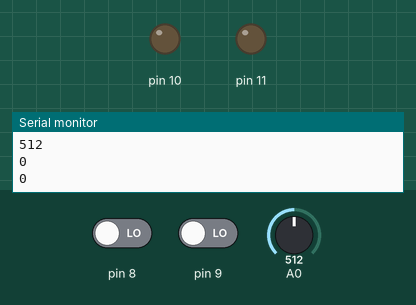
Bench run of a sketch on a simulated Arduino Uno, built with avr-gcc and run on an emulated ATmega328P. On the bench: output pins drawn as LEDs (lit = HIGH), the last lines printed to the serial monitor. The test bench sets the inputs (shaded band); at power-on: pin 8 LOW, pin 9 LOW, A0 = 512.

Above: at 1.2 s.
1.3 s: pin 8 driven HIGH
At 2.5 s:
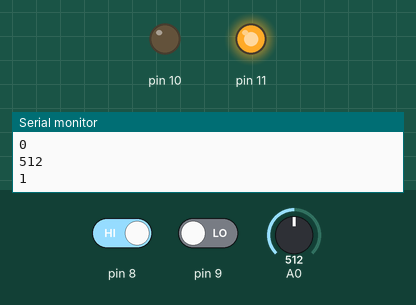
2.8 s: pin 9 driven HIGH
At 3.8 s:
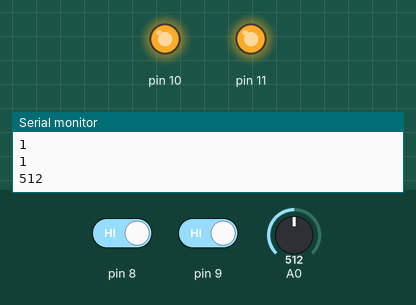
4.3 s: pin 8 driven LOW
At 4.9 s:
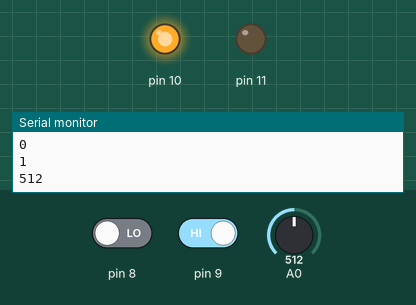
5.8 s: pin 9 driven LOW
At 7.1 s:
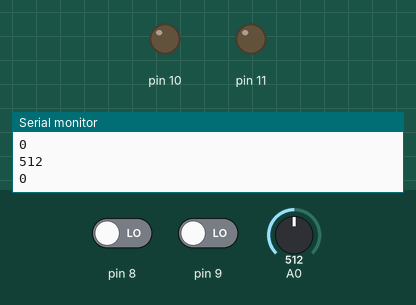
Timing chart, 0 to 8.3 s (numbered marks = the images above; inputs shaded):
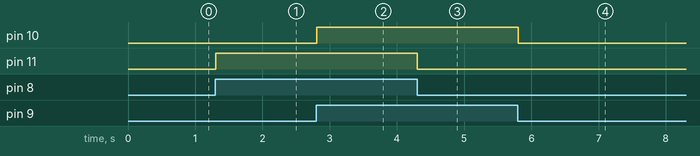

Measured:
- after the input at 1.3 s, pin 11: LOW → HIGH at once
- after the input at 2.8 s, pin 10: LOW → HIGH at once
- after the input at 4.3 s, pin 11: HIGH → LOW at once
- after the input at 5.8 s, pin 10: HIGH → LOW at once

The sketch:

dual_zone_street_lighting.ino
```cpp
// C++ code
//
int LDR_VAL = 0;

int pir_sensor1 = 0;

int pir_sensor2 = 0;

void setup()
{
  pinMode(A0, INPUT);
  pinMode(8, INPUT);
  pinMode(9, INPUT);
  Serial.begin(9600);
  pinMode(10, OUTPUT);
  pinMode(11, OUTPUT);
}

void loop()
{
  LDR_VAL = analogRead(A0);
  pir_sensor1 = digitalRead(8);
  pir_sensor2 = digitalRead(9);
  Serial.println(LDR_VAL);
  Serial.println(pir_sensor1);
  Serial.println(pir_sensor2);
  if (LDR_VAL < 920 && (pir_sensor1 == 1 && pir_sensor2 == 1)) {
    digitalWrite(10, HIGH);
    digitalWrite(11, HIGH);
  }
  if (LDR_VAL < 920 && (pir_sensor1 == 1 && pir_sensor2 != 1)) {
    digitalWrite(10, LOW);
    digitalWrite(11, HIGH);
  }
  if (LDR_VAL < 920 && (pir_sensor1 != 1 && pir_sensor2 == 1)) {
    digitalWrite(10, HIGH);
    digitalWrite(11, LOW);
  }
  if (LDR_VAL < 920 && (pir_sensor1 != 1 && pir_sensor2 != 1)) {
    digitalWrite(10, LOW);
    digitalWrite(11, LOW);
  }
  delay(10); // Delay a little bit to improve simulation performance
}
```
